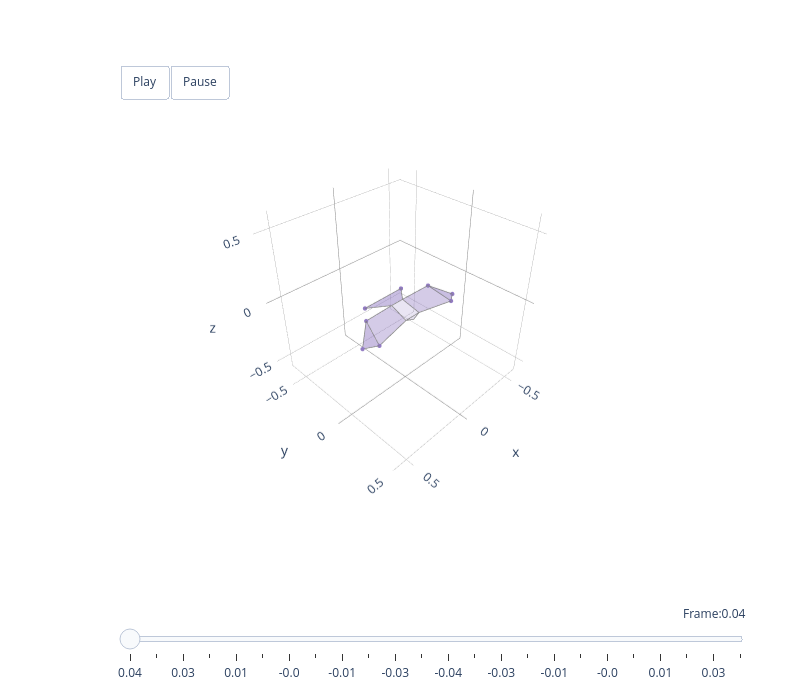
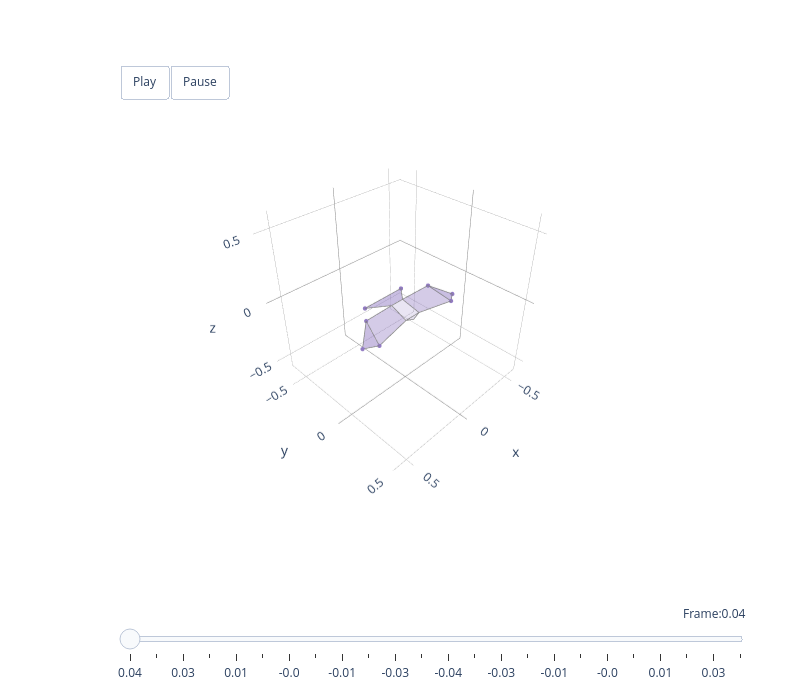

Notebook code cell kept with these figures, in order:
### Markdown cell above
### Checking sign conventions with animation

The sign conventions for each mode (e.g. PC07 negated so positive = m-folded) are applied automatically by `get_score_df` for heatmaps. The animation below uses raw scores for reconstruction (so the 3D shape is correct) and applies sign conventions only to the slider labels (so the displayed values match the heatmaps). Use this to verify what positive and negative scores look like for any mode.

### Code cell
colour_list = ['#B5E675', '#6ED8A9', '#51B3D4',
               '#4579AA', '#F19EBA', '#BC96C9',
               '#917AC2', '#BE607F', '#624E8B',
               '#888888', '#888888', '#888888']

mu = np.load("../../data/unilateral/mean_shape.npy").reshape(1, -1, 3)
hawk3d = Animal3D('hawk', '../../data/mean_hawk_shape.csv')

# Change the mode number to check any mode (1–9)
animate_mode(7, hawk3d, principal_components, scores, mu, colour_list,
             sign_fn=apply_sign_conventions)

### Figure 1 — Plotly figure (JSON) as saved in the notebook; plotly's stock layout.template omitted (floating-point values rounded to 4 significant figures)
{"data": [{"color": "#917AC2", "hoverinfo": "none", "opacity": 0.5, "type": "mesh3d", "x": [-0.4143, -0.331, -0.2822], "y": [0.0447, 0.1032, -0.06599], "z": [-0.07668, -0.06613, 0.002587]}, {"hoverinfo": "name", "line": {"color": "grey", "width": 1.5}, "mode": "lines", "name": "left_handwing #917AC2", "type": "scatter3d", "x": [-0.4143, -0.331, -0.2822, -0.4143], "y": [0.0447, 0.1032, -0.06599, 0.0447], "z": [-0.07668, -0.06613, 0.002587, -0.07668]}, {"color": "#917AC2", "hoverinfo": "none", "opacity": 0.5, "type": "mesh3d", "x": [0.4143, 0.331, 0.2822], "y": [0.0447, 0.1032, -0.06599], "z": [-0.07668, -0.06613, 0.002587]}, {"hoverinfo": "name", "line": {"color": "grey", "width": 1.5}, "mode": "lines", "name": "right_handwing #917AC2", "type": "scatter3d", "x": [0.4143, 0.331, 0.2822, 0.4143], "y": [0.0447, 0.1032, -0.06599, 0.0447], "z": [-0.07668, -0.06613, 0.002587, -0.07668]}, {"color": "#917AC2", "hoverinfo": "none", "opacity": 0.4, "type": "mesh3d", "x": [-0.331, -0.2822, -0.05, -0.06], "y": [0.1032, -0.06599, -0.08, 0.06], "z": [-0.06613, 0.002587, -0.005, -0.045]}, {"hoverinfo": "name", "line": {"color": "grey", "width": 1.5}, "mode": "lines", "name": "left_armwing #917AC2", "type": "scatter3d", "x": [-0.331, -0.2822, -0.05, -0.06, -0.331], "y": [0.1032, -0.06599, -0.08, 0.06, 0.1032], "z": [-0.06613, 0.002587, -0.005, -0.045, -0.06613]}, {"color": "#917AC2", "hoverinfo": "none", "opacity": 0.4, "type": "mesh3d", "x": [0.331, 0.2822, 0.05, 0.06], "y": [0.1032, -0.06599, -0.08, 0.06], "z": [-0.06613, 0.002587, -0.005, -0.045]}, {"hoverinfo": "name", "line": {"color": "grey", "width": 1.5}, "mode": "lines", "name": "right_armwing #917AC2", "type": "scatter3d", "x": [0.331, 0.2822, 0.05, 0.06, 0.331], "y": [0.1032, -0.06599, -0.08, 0.06, 0.1032], "z": [-0.06613, 0.002587, -0.005, -0.045, -0.06613]}, {"color": "#917AC2", "hoverinfo": "none", "opacity": 0.2, "type": "mesh3d", "x": [0.06, -0.06, -0.05, 0.05], "y": [0.06, 0.06, -0.08, -0.08], "z": [-0.045, -0.045, -0.005, -0.005]}, {"hoverinfo": "name", "line": {"color": "grey", "width": 1.5}, "mode": "lines", "name": "body #917AC2", "type": "scatter3d", "x": [0.06, -0.06, -0.05, 0.05, 0.06], "y": [0.06, 0.06, -0.08, -0.08, 0.06], "z": [-0.045, -0.045, -0.005, -0.005, -0.045]}, {"color": "#917AC2", "hoverinfo": "none", "opacity": 0.2, "type": "mesh3d", "x": [0.06, 3.743e-05, -0.06], "y": [0.06, 0.0705, 0.06], "z": [-0.045, -0.0617, -0.045]}, {"hoverinfo": "name", "line": {"color": "grey", "width": 1.5}, "mode": "lines", "name": "head #917AC2", "type": "scatter3d", "x": [0.06, 3.743e-05, -0.06, 0.06], "y": [0.06, 0.0705, 0.06, 0.06], "z": [-0.045, -0.0617, -0.045, -0.045]}, {"color": "#917AC2", "hoverinfo": "none", "opacity": 0.5, "type": "mesh3d", "x": [0.1657, -0.1657, -0.05, 0.05], "y": [-0.2103, -0.2103, -0.08, -0.08], "z": [-0.03472, -0.03472, -0.005, -0.005]}, {"hoverinfo": "name", "line": {"color": "grey", "width": 1.5}, "mode": "lines", "name": "tail #917AC2", "type": "scatter3d", "x": [0.1657, -0.1657, -0.05, 0.05, 0.1657], "y": [-0.2103, -0.2103, -0.08, -0.08, -0.2103], "z": [-0.03472, -0.03472, -0.005, -0.005, -0.03472]}, {"hoverinfo": "none", "marker": {"color": "#917AC2", "opacity": 1, "size": 2.5}, "mode": "markers", "type": "scatter3d", "x": [-0.4143, 0.4143, -0.331, 0.331, -0.2822, 0.2822, -0.1657, 0.1657], "y": [0.0447, 0.0447, 0.1032, 0.1032, -0.06599, -0.06599, -0.2103, -0.2103], "z": [-0.07668, -0.07668, -0.06613, -0.06613, 0.002587, 0.002587, -0.03472, -0.03472]}], "layout": {"height": 700, "margin": {"b": 100, "l": 50, "r": 50, "t": 100}, "scene": {"aspectmode": "cube", "aspectratio": {"x": 1, "y": 1, "z": 1}, "camera": {"eye": {"x": 1.5, "y": 1.5, "z": 1.5}, "up": {"x": 0, "y": 0, "z": 1}}, "domain": {"x": [0, 1], "y": [0.1, 1]}, "xaxis": {"backgroundcolor": "white", "dtick": 0.5, "gridcolor": "grey", "gridwidth": 0.5, "range": [-0.6124, 0.6124], "showbackground": true, "tick0": 0, "zerolinecolor": "grey"}, "yaxis": {"backgroundcolor": "white", "dtick": 0.5, "gridcolor": "grey", "gridwidth": 0.5, "range": [-0.6659, 0.5588], "showbackground": true, "tick0": 0, "zerolinecolor": "grey"}, "zaxis": {"backgroundcolor": "white", "dtick": 0.5, "gridcolor": "grey", "gridwidth": 0.5, "range": [-0.6124, 0.6124], "showbackground": true, "tick0": 0, "zerolinecolor": "grey"}}, "showlegend": false, "sliders": [{"active": 0, "currentvalue": {"font": {"size": 12}, "prefix": "Frame:", "visible": true, "xanchor": "right"}, "len": 0.9, "pad": {"b": 10, "t": 50}, "steps": [{"args": [[0], {"frame": {"duration": 300, "redraw": true}, "mode": "immediate", "transition": {"duration": 300}}], "label": "0.04", "method": "animate"}, {"args": [[1], {"frame": {"duration": 300, "redraw": true}, "mode": "immediate", "transition": {"duration": 300}}], "label": "0.03", "method": "animate"}, {"args": [[2], {"frame": {"duration": 300, "redraw": true}, "mode": "immediate", "transition": {"duration": 300}}], "label": "0.03", "method": "animate"}, {"args": [[3], {"frame": {"duration": 300, "redraw": true}, "mode": "immediate", "transition": {"duration": 300}}], "label": "0.02", "method": "animate"}, {"args": [[4], {"frame": {"duration": 300, "redraw": true}, "mode": "immediate", "transition": {"duration": 300}}], "label": "0.01", "method": "animate"}, {"args": [[5], {"frame": {"duration": 300, "redraw": true}, "mode": "immediate", "transition": {"duration": 300}}], "label": "0.01", "method": "animate"}, {"args": [[6], {"frame": {"duration": 300, "redraw": true}, "mode": "immediate", "transition": {"duration": 300}}], "label": "-0.0", "method": "animate"}, {"args": [[7], {"frame": {"duration": 300, "redraw": true}, "mode": "immediate", "transition": {"duration": 300}}], "label": "-0.01", "method": "animate"}, {"args": [[8], {"frame": {"duration": 300, "redraw": true}, "mode": "immediate", "transition": {"duration": 300}}], "label": "-0.01", "method": "animate"}, {"args": [[9], {"frame": {"duration": 300, "redraw": true}, "mode": "immediate", "transition": {"duration": 300}}], "label": "-0.02", "method": "animate"}, {"args": [[10], {"frame": {"duration": 300, "redraw": true}, "mode": "immediate", "transition": {"duration": 300}}], "label": "-0.03", "method": "animate"}, {"args": [[11], {"frame": {"duration": 300, "redraw": true}, "mode": "immediate", "transition": {"duration": 300}}], "label": "-0.03", "method": "animate"}, {"args": [[12], {"frame": {"duration": 300, "redraw": true}, "mode": "immediate", "transition": {"duration": 300}}], "label": "-0.04", "method": "animate"}, {"args": [[13], {"frame": {"duration": 300, "redraw": true}, "mode": "immediate", "transition": {"duration": 300}}], "label": "-0.03", "method": "animate"}, {"args": [[14], {"frame": {"duration": 300, "redraw": true}, "mode": "immediate", "transition": {"duration": 300}}], "label": "-0.03", "method": "animate"}, {"args": [[15], {"frame": {"duration": 300, "redraw": true}, "mode": "immediate", "transition": {"duration": 300}}], "label": "-0.02", "method": "animate"}, {"args": [[16], {"frame": {"duration": 300, "redraw": true}, "mode": "immediate", "transition": {"duration": 300}}], "label": "-0.01", "method": "animate"}, {"args": [[17], {"frame": {"duration": 300, "redraw": true}, "mode": "immediate", "transition": {"duration": 300}}], "label": "-0.01", "method": "animate"}, {"args": [[18], {"frame": {"duration": 300, "redraw": true}, "mode": "immediate", "transition": {"duration": 300}}], "label": "-0.0", "method": "animate"}, {"args": [[19], {"frame": {"duration": 300, "redraw": true}, "mode": "immediate", "transition": {"duration": 300}}], "label": "0.01", "method": "animate"}, {"args": [[20], {"frame": {"duration": 300, "redraw": true}, "mode": "immediate", "transition": {"duration": 300}}], "label": "0.01", "method": "animate"}, {"args": [[21], {"frame": {"duration": 300, "redraw": true}, "mode": "immediate", "transition": {"duration": 300}}], "label": "0.02", "method": "animate"}, {"args": [[22], {"frame": {"duration": 300, "redraw": true}, "mode": "immediate", "transition": {"duration": 300}}], "label": "0.03", "method": "animate"}, {"args": [[23], {"frame": {"duration": 300, "redraw": true}, "mode": "immediate", "transition": {"duration": 300}}], "label": "0.03", "method": "animate"}], "transition": {"duration": 300, "easing": "cubic-in-out"}, "x": 0.1, "xanchor": "left", "y": 0, "yanchor": "top"}], "updatemenus": [{"buttons": [{"args": [null, {"frame": {"duration": 100, "redraw": true}, "mode": "immediate"}], "label": "Play", "method": "animate"}, {"args": [[null], {"frame": {"duration": 0, "redraw": true}, "mode": "immediate"}], "label": "Pause", "method": "animate"}], "direction": "left", "pad": {"r": 10, "t": 10}, "showactive": false, "type": "buttons", "x": 0.1, "xanchor": "left", "y": 1.1, "yanchor": "top"}], "width": 800}}

### Figure 2 — Plotly figure (JSON) as saved in the notebook; plotly's stock layout.template omitted (floating-point values rounded to 4 significant figures)
{"data": [{"color": "#917AC2", "hoverinfo": "none", "opacity": 0.5, "type": "mesh3d", "x": [-0.4143, -0.331, -0.2822], "y": [0.0447, 0.1032, -0.06599], "z": [-0.07668, -0.06613, 0.002587]}, {"hoverinfo": "name", "line": {"color": "grey", "width": 1.5}, "mode": "lines", "name": "left_handwing #917AC2", "type": "scatter3d", "x": [-0.4143, -0.331, -0.2822, -0.4143], "y": [0.0447, 0.1032, -0.06599, 0.0447], "z": [-0.07668, -0.06613, 0.002587, -0.07668]}, {"color": "#917AC2", "hoverinfo": "none", "opacity": 0.5, "type": "mesh3d", "x": [0.4143, 0.331, 0.2822], "y": [0.0447, 0.1032, -0.06599], "z": [-0.07668, -0.06613, 0.002587]}, {"hoverinfo": "name", "line": {"color": "grey", "width": 1.5}, "mode": "lines", "name": "right_handwing #917AC2", "type": "scatter3d", "x": [0.4143, 0.331, 0.2822, 0.4143], "y": [0.0447, 0.1032, -0.06599, 0.0447], "z": [-0.07668, -0.06613, 0.002587, -0.07668]}, {"color": "#917AC2", "hoverinfo": "none", "opacity": 0.4, "type": "mesh3d", "x": [-0.331, -0.2822, -0.05, -0.06], "y": [0.1032, -0.06599, -0.08, 0.06], "z": [-0.06613, 0.002587, -0.005, -0.045]}, {"hoverinfo": "name", "line": {"color": "grey", "width": 1.5}, "mode": "lines", "name": "left_armwing #917AC2", "type": "scatter3d", "x": [-0.331, -0.2822, -0.05, -0.06, -0.331], "y": [0.1032, -0.06599, -0.08, 0.06, 0.1032], "z": [-0.06613, 0.002587, -0.005, -0.045, -0.06613]}, {"color": "#917AC2", "hoverinfo": "none", "opacity": 0.4, "type": "mesh3d", "x": [0.331, 0.2822, 0.05, 0.06], "y": [0.1032, -0.06599, -0.08, 0.06], "z": [-0.06613, 0.002587, -0.005, -0.045]}, {"hoverinfo": "name", "line": {"color": "grey", "width": 1.5}, "mode": "lines", "name": "right_armwing #917AC2", "type": "scatter3d", "x": [0.331, 0.2822, 0.05, 0.06, 0.331], "y": [0.1032, -0.06599, -0.08, 0.06, 0.1032], "z": [-0.06613, 0.002587, -0.005, -0.045, -0.06613]}, {"color": "#917AC2", "hoverinfo": "none", "opacity": 0.2, "type": "mesh3d", "x": [0.06, -0.06, -0.05, 0.05], "y": [0.06, 0.06, -0.08, -0.08], "z": [-0.045, -0.045, -0.005, -0.005]}, {"hoverinfo": "name", "line": {"color": "grey", "width": 1.5}, "mode": "lines", "name": "body #917AC2", "type": "scatter3d", "x": [0.06, -0.06, -0.05, 0.05, 0.06], "y": [0.06, 0.06, -0.08, -0.08, 0.06], "z": [-0.045, -0.045, -0.005, -0.005, -0.045]}, {"color": "#917AC2", "hoverinfo": "none", "opacity": 0.2, "type": "mesh3d", "x": [0.06, 3.743e-05, -0.06], "y": [0.06, 0.0705, 0.06], "z": [-0.045, -0.0617, -0.045]}, {"hoverinfo": "name", "line": {"color": "grey", "width": 1.5}, "mode": "lines", "name": "head #917AC2", "type": "scatter3d", "x": [0.06, 3.743e-05, -0.06, 0.06], "y": [0.06, 0.0705, 0.06, 0.06], "z": [-0.045, -0.0617, -0.045, -0.045]}, {"color": "#917AC2", "hoverinfo": "none", "opacity": 0.5, "type": "mesh3d", "x": [0.1657, -0.1657, -0.05, 0.05], "y": [-0.2103, -0.2103, -0.08, -0.08], "z": [-0.03472, -0.03472, -0.005, -0.005]}, {"hoverinfo": "name", "line": {"color": "grey", "width": 1.5}, "mode": "lines", "name": "tail #917AC2", "type": "scatter3d", "x": [0.1657, -0.1657, -0.05, 0.05, 0.1657], "y": [-0.2103, -0.2103, -0.08, -0.08, -0.2103], "z": [-0.03472, -0.03472, -0.005, -0.005, -0.03472]}, {"hoverinfo": "none", "marker": {"color": "#917AC2", "opacity": 1, "size": 2.5}, "mode": "markers", "type": "scatter3d", "x": [-0.4143, 0.4143, -0.331, 0.331, -0.2822, 0.2822, -0.1657, 0.1657], "y": [0.0447, 0.0447, 0.1032, 0.1032, -0.06599, -0.06599, -0.2103, -0.2103], "z": [-0.07668, -0.07668, -0.06613, -0.06613, 0.002587, 0.002587, -0.03472, -0.03472]}], "layout": {"height": 700, "margin": {"b": 100, "l": 50, "r": 50, "t": 100}, "scene": {"aspectmode": "cube", "aspectratio": {"x": 1, "y": 1, "z": 1}, "camera": {"eye": {"x": 1.5, "y": 1.5, "z": 1.5}, "up": {"x": 0, "y": 0, "z": 1}}, "domain": {"x": [0, 1], "y": [0.1, 1]}, "xaxis": {"backgroundcolor": "white", "dtick": 0.5, "gridcolor": "grey", "gridwidth": 0.5, "range": [-0.6124, 0.6124], "showbackground": true, "tick0": 0, "zerolinecolor": "grey"}, "yaxis": {"backgroundcolor": "white", "dtick": 0.5, "gridcolor": "grey", "gridwidth": 0.5, "range": [-0.6659, 0.5588], "showbackground": true, "tick0": 0, "zerolinecolor": "grey"}, "zaxis": {"backgroundcolor": "white", "dtick": 0.5, "gridcolor": "grey", "gridwidth": 0.5, "range": [-0.6124, 0.6124], "showbackground": true, "tick0": 0, "zerolinecolor": "grey"}}, "showlegend": false, "sliders": [{"active": 0, "currentvalue": {"font": {"size": 12}, "prefix": "Frame:", "visible": true, "xanchor": "right"}, "len": 0.9, "pad": {"b": 10, "t": 50}, "steps": [{"args": [[0], {"frame": {"duration": 300, "redraw": true}, "mode": "immediate", "transition": {"duration": 300}}], "label": "0.04", "method": "animate"}, {"args": [[1], {"frame": {"duration": 300, "redraw": true}, "mode": "immediate", "transition": {"duration": 300}}], "label": "0.03", "method": "animate"}, {"args": [[2], {"frame": {"duration": 300, "redraw": true}, "mode": "immediate", "transition": {"duration": 300}}], "label": "0.03", "method": "animate"}, {"args": [[3], {"frame": {"duration": 300, "redraw": true}, "mode": "immediate", "transition": {"duration": 300}}], "label": "0.02", "method": "animate"}, {"args": [[4], {"frame": {"duration": 300, "redraw": true}, "mode": "immediate", "transition": {"duration": 300}}], "label": "0.01", "method": "animate"}, {"args": [[5], {"frame": {"duration": 300, "redraw": true}, "mode": "immediate", "transition": {"duration": 300}}], "label": "0.01", "method": "animate"}, {"args": [[6], {"frame": {"duration": 300, "redraw": true}, "mode": "immediate", "transition": {"duration": 300}}], "label": "-0.0", "method": "animate"}, {"args": [[7], {"frame": {"duration": 300, "redraw": true}, "mode": "immediate", "transition": {"duration": 300}}], "label": "-0.01", "method": "animate"}, {"args": [[8], {"frame": {"duration": 300, "redraw": true}, "mode": "immediate", "transition": {"duration": 300}}], "label": "-0.01", "method": "animate"}, {"args": [[9], {"frame": {"duration": 300, "redraw": true}, "mode": "immediate", "transition": {"duration": 300}}], "label": "-0.02", "method": "animate"}, {"args": [[10], {"frame": {"duration": 300, "redraw": true}, "mode": "immediate", "transition": {"duration": 300}}], "label": "-0.03", "method": "animate"}, {"args": [[11], {"frame": {"duration": 300, "redraw": true}, "mode": "immediate", "transition": {"duration": 300}}], "label": "-0.03", "method": "animate"}, {"args": [[12], {"frame": {"duration": 300, "redraw": true}, "mode": "immediate", "transition": {"duration": 300}}], "label": "-0.04", "method": "animate"}, {"args": [[13], {"frame": {"duration": 300, "redraw": true}, "mode": "immediate", "transition": {"duration": 300}}], "label": "-0.03", "method": "animate"}, {"args": [[14], {"frame": {"duration": 300, "redraw": true}, "mode": "immediate", "transition": {"duration": 300}}], "label": "-0.03", "method": "animate"}, {"args": [[15], {"frame": {"duration": 300, "redraw": true}, "mode": "immediate", "transition": {"duration": 300}}], "label": "-0.02", "method": "animate"}, {"args": [[16], {"frame": {"duration": 300, "redraw": true}, "mode": "immediate", "transition": {"duration": 300}}], "label": "-0.01", "method": "animate"}, {"args": [[17], {"frame": {"duration": 300, "redraw": true}, "mode": "immediate", "transition": {"duration": 300}}], "label": "-0.01", "method": "animate"}, {"args": [[18], {"frame": {"duration": 300, "redraw": true}, "mode": "immediate", "transition": {"duration": 300}}], "label": "-0.0", "method": "animate"}, {"args": [[19], {"frame": {"duration": 300, "redraw": true}, "mode": "immediate", "transition": {"duration": 300}}], "label": "0.01", "method": "animate"}, {"args": [[20], {"frame": {"duration": 300, "redraw": true}, "mode": "immediate", "transition": {"duration": 300}}], "label": "0.01", "method": "animate"}, {"args": [[21], {"frame": {"duration": 300, "redraw": true}, "mode": "immediate", "transition": {"duration": 300}}], "label": "0.02", "method": "animate"}, {"args": [[22], {"frame": {"duration": 300, "redraw": true}, "mode": "immediate", "transition": {"duration": 300}}], "label": "0.03", "method": "animate"}, {"args": [[23], {"frame": {"duration": 300, "redraw": true}, "mode": "immediate", "transition": {"duration": 300}}], "label": "0.03", "method": "animate"}], "transition": {"duration": 300, "easing": "cubic-in-out"}, "x": 0.1, "xanchor": "left", "y": 0, "yanchor": "top"}], "updatemenus": [{"buttons": [{"args": [null, {"frame": {"duration": 100, "redraw": true}, "mode": "immediate"}], "label": "Play", "method": "animate"}, {"args": [[null], {"frame": {"duration": 0, "redraw": true}, "mode": "immediate"}], "label": "Pause", "method": "animate"}], "direction": "left", "pad": {"r": 10, "t": 10}, "showactive": false, "type": "buttons", "x": 0.1, "xanchor": "left", "y": 1.1, "yanchor": "top"}], "width": 800}}
